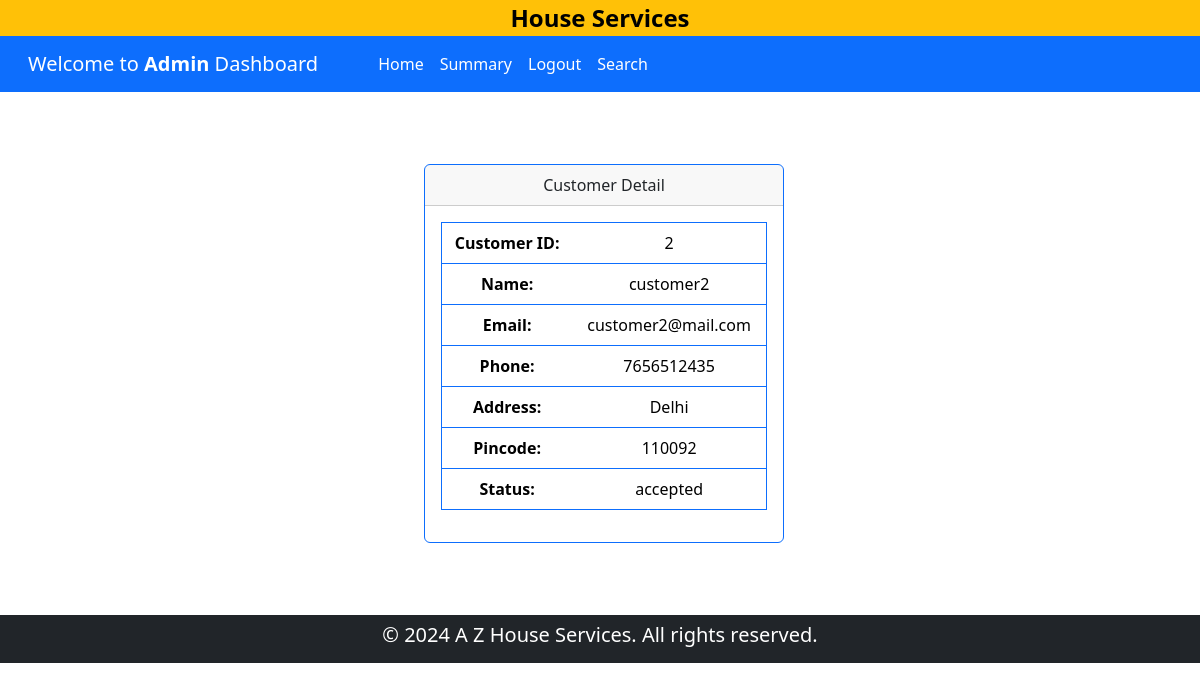
Page /admin/show_detail/customer/2 on the earlier database version.
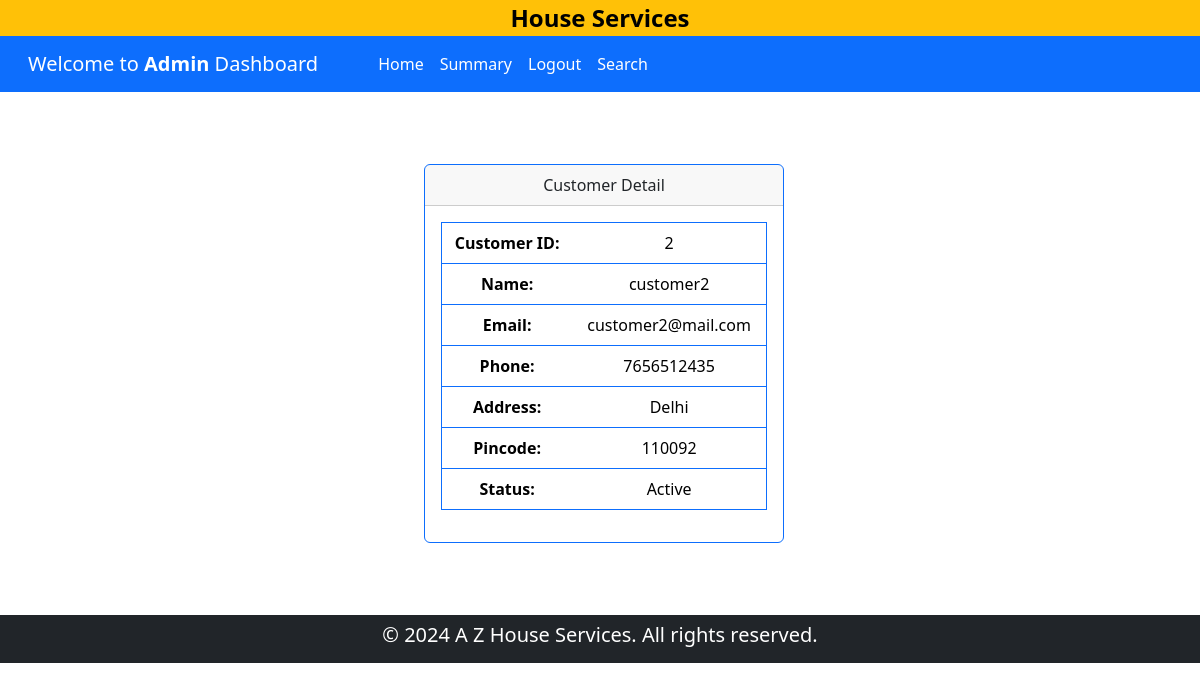
Same page on the later database version.
### backened/modals.py (models this page shows)
class Customer(db.Model):
    __tablename__ = "customer"
    id = db.Column(db.Integer, primary_key=True)
    email = db.Column(db.String(120), unique=True, nullable=False)
    password = db.Column(db.String(120), nullable=False)
    name = db.Column(db.String(120), nullable=False)
    address = db.Column(db.String(200), nullable=False)
    pincode = db.Column(db.Integer, nullable=False)
    phone = db.Column(db.Integer, nullable=False)
    status = db.Column(db.String(30), default="accepted", nullable=False)
    service_requests = db.relationship("ServiceRequest", backref="customer", lazy=True, cascade="all, delete-orphan")
    reviews = db.relationship("Review", backref="customer", lazy=True, cascade="all, delete-orphan")

### backened/controller.py (the view)
@app.route("/admin/show_detail/<item>/<id>")
def show_detail_admin(item, id):
    if item == "service":
        ser = Service.query.filter_by(id=id).first()
        return render_template("show_admin_detail.html", ser=ser, item=item)
    elif item == "service_request":
        serreq = ServiceRequest.query.filter_by(id=id).first()
        return render_template("show_admin_detail.html", serreq=serreq, item=item)
    elif item == "customer":
        cust = Customer.query.filter_by(id=id).first()
        return render_template("show_admin_detail.html", customer=cust, item=item)
    else:
        prof = Professional.query.filter_by(id=id).first()
        return render_template("show_admin_detail.html", prof=prof, item=item)

### templates/show_admin_detail.html (shortened to what this page needs)
{% extends 'admin_dashboard.html' %}
{% block admin_content %}
    <div class="container-fluid justify-content-center m-3">
        {% if item == 'service' %}
            <div class="my-5 row container align-items-center justify-content-center">
                <div class="col-8 col-lg-4 col-xl-4 my-4 ">
                    <div class="card border-primary">
                        <div class="card-header text-center">
                            Service Detail
                        </div>
                        <div class="card-body text-center">
                            <table class="table border border-primary">
                                <tr>
                                    <th>Service ID:</th>
                                    <td>{{ ser.id }}</td>
                                </tr>
                                <tr>
                                    <th> Name:</th>
                                    <td>{{ ser.name }}</td>
                                </tr>
                                <tr>
                                    <th>Price:</th>
                                    <td>Rs.  {{ ser.price }}</td>
                                </tr>
                                <tr>
                                    <th>Time Required:</th>
                                    <td>{{ ser.time_required }}</td>
                                </tr>
                                <tr>
                                    <th>Description:</th>
                                    <td>{{ ser.description }}</td>
                                </tr>
                            </table>
                        </div>
                    </div>
                </div>
            </div>
        {% elif item == 'customer' %}
        <div class="my-5 row container-fluid align-items-center justify-content-center">
            <div class="col-8 col-lg-4 col-xl-4 my-4 ">
                <div class="card border-primary">
                    <div class="card-header text-center">
                        Customer Detail
                    </div>
                    <div class="card-body text-center">
                        <table class="table border border-primary">
                            <tr>
                                <th>Customer ID:</th>
                                <td>{{ customer.id }}</td>
                            </tr>
                            <tr>
                                <th> Name:</th>
                                <td>{{ customer.name }}</td>
                            </tr>
                            <tr>
                                <th>Email:</th>
                                <td>{{ customer.email }}</td>
                            </tr>
                            <tr>
                                <th>Phone:</th>
                                <td>{{ customer.phone }}</td>
                            </tr>
                            <tr>
                                <th>Address:</th>
                                <td>{{ customer.address }}</td>
                            </tr>
                            <tr>
                                <th>Pincode:</th>
                                <td>{{ customer.pincode }}</td>
                            </tr>
                            <tr>
                                <th>Status:</th>
                                <td>{{ customer.status }}</td>
                            </tr>
                        </table>
                    </div>
                </div>
            </div>
        </div>
        {% endif %}
    </div>
{% endblock admin_content %}

Differences in the rows shown:
changed Customer "customer2": status "accepted" → "Active"
